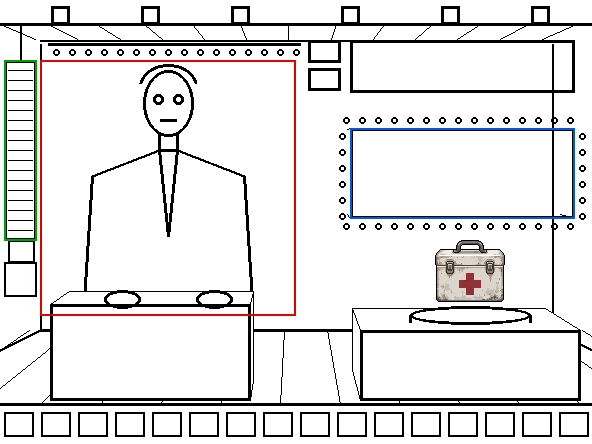
#> input picture game-src/art/pixellab-test-20261028/homeshop/ref_v10_check.png, 592 x 444 px, given in place of medical_001.webp, which was not available
$ python sketch_ds_studio_v9.py
#> lines starting #> are read from the running program, lines starting #| are printed output that depends on the picture; after the words box and inside, x2 and y2 are one past the last pixel; in counts of white or black regions, pixels touching at a corner belong together
"""망상홈쇼핑 장면 구도 선 v9 592×444(11-09). v8 움직이는 칸 그대로 + 깊이(사용자 「스테이지가 너무 입체감 없다」).
소실점 (296,150), 카메라 눈높이보다 살짝 위(약 10도). 겹: 앞(무대 턱·단상·테이블) → 가운데(진행자·우체통) → 뒤(세트 판) → 더 뒤(벽에 들어간 큰 화면·트러스).
무대 턱 앞면(y 404~444)에 바닥 조명 줄. 움직이는 칸: 진행자 40~296×60~316, 큰 화면 350~574×128~218, 채팅 4~36×60~240."""
from PIL import Image, ImageDraw
W,H=592,444; im=Image.new('RGB',(W,H),'white'); d=ImageDraw.Draw(im); C='black'; w=3
#> after `im = Image.new('RGB', (W, H), 'white')`: im: PIL image 592x444 RGB; every value is 255
VX,VY=296,150
def to_vp(x,y,t):  # (x,y)에서 소실점 쪽으로 t만큼
    return (x+(VX-x)*t, y+(VY-y)*t)
bulb=lambda x,y: d.ellipse([x-3,y-3,x+3,y+3],outline=C,width=2)
# 트러스: 앞 막대와 뒤 막대(원근), 사이 사선
d.line([0,24,W,24],fill=C,width=w); d.line([40,40,552,40],fill=C,width=2)
for x in range(0,W,48): d.line([x,24,*to_vp(x,24,0.12)],fill=C,width=1)
for x in (60,150,240,350,450,540):
    d.rectangle([x-9,6,x+9,24],outline=C,width=w)
    if x > 300: d.line([x-6,26,x-30,110],fill=C,width=1); d.line([x+6,26,x+30,110],fill=C,width=1)
# 뒷벽 바닥선(무대 뒤 끝) y 330, 양옆은 소실점 쪽으로 꺾인 세트 판
d.line([40,330,552,330],fill=C,width=w)
d.line([0,350,40,330],fill=C,width=w); d.line([592,350,552,330],fill=C,width=w)   # 양옆 바닥 모서리
d.line([40,44,40,330],fill=C,width=2); d.line([552,44,552,330],fill=C,width=2)      # 뒷벽 양 끝 모서리(옆 판이 앞으로 꺾여 나옴)
# 세트 아치 전구
d.line([48,44,300,44],fill=C,width=w); [bulb(x,52) for x in range(56,300,16)]
d.rectangle([308,40,340,62],outline=C,width=w); d.rectangle([308,68,340,90],outline=C,width=w)   # 큐 조명
d.rectangle([350,40,574,92],outline=C,width=w)                                                   # 전광판
# 큰 화면: 벽 안으로 들어간 자리(안쪽 모서리를 소실점 쪽으로)
d.rectangle([350,128,574,218],outline=C,width=w)
for (x,y) in ((350,128),(574,128),(350,218),(574,218)): d.line([x,y,*to_vp(x,y,0.05)],fill=C,width=1)
for x in range(346,580,16): bulb(x,120); bulb(x,226)
for y in range(136,218,16): bulb(342,y); bulb(582,y)
# 채팅 모니터(트러스에 매달려 정면)
d.line([20,24,20,60],fill=C,width=2); d.rectangle([4,60,36,240],outline=C,width=w); [d.line([8,y,32,y],fill=C,width=1) for y in range(70,236,10)]
# 무대 바닥: 소실점으로 모이는 줄 + 무대 턱
d.line([0,404,W,404],fill=C,width=w)                                   # 무대 앞 모서리
for x in range(-200,W+200,60):
    t=(404-330)/(404-VY); x2=x+(VX-x)*t
    d.line([x,404,x2,330],fill=C,width=1)
for x in range(4,W,37): d.rectangle([x,412,x+29,436],outline=C,width=2)   # 턱 앞면 바닥 조명 줄
# 선물·택배 상자(왼쪽 앞 무대 위)
d.rectangle([4,262,36,296],outline=C,width=2); d.rectangle([8,240,34,262],outline=C,width=2)
# 진행자
d.ellipse([120,88,180,166],outline=C,width=w); d.arc([114,78,186,138],190,350,fill=C,width=w)
d.ellipse([131,116,145,130],outline=C,width=w); d.ellipse([155,116,169,130],outline=C,width=w); d.line([138,146,162,146],fill=C,width=w)
d.line([140,164,140,178],fill=C,width=w); d.line([160,164,160,178],fill=C,width=w)
d.line([60,296,74,204,140,180,160,180,226,204,240,296],fill=C,width=w); d.line([140,180,150,252,160,180],fill=C,width=w)
# 단상: 앞면 + 윗면(소실점 쪽으로) + 오른쪽 옆면
d.rectangle([50,304,250,400],fill='white',outline=C,width=w)
tl,tr=to_vp(50,304,0.08),to_vp(250,304,0.08); d.polygon([(50,304),(250,304),tr,tl],fill='white',outline=C)
br=to_vp(250,400,0.08); d.polygon([(250,304),tr,br,(250,400)],fill='white',outline=C)
d.ellipse([80,290,120,308],outline=C,width=w); d.ellipse([180,290,220,308],outline=C,width=w)
# 우체통(가운데 깊이)
d.rectangle([272,322,302,372],outline=C,width=w); d.rectangle([276,308,298,322],outline=C,width=w)
# 시연 테이블: 앞면 + 윗면 + 왼쪽 옆면
d.rectangle([360,330,580,400],fill='white',outline=C,width=w)
tl,tr=to_vp(360,330,0.12),to_vp(580,330,0.12); d.polygon([(360,330),(580,330),tr,tl],fill='white',outline=C)
bl=to_vp(360,400,0.12); d.polygon([(360,330),tl,bl,(360,400)],fill='white',outline=C)
d.ellipse([410,306,530,324],outline=C,width=w); d.line([410,315,410,322],fill=C,width=w); d.line([530,315,530,322],fill=C,width=w)   # 회전 받침
im.save('ref_v9_1_layout.png')
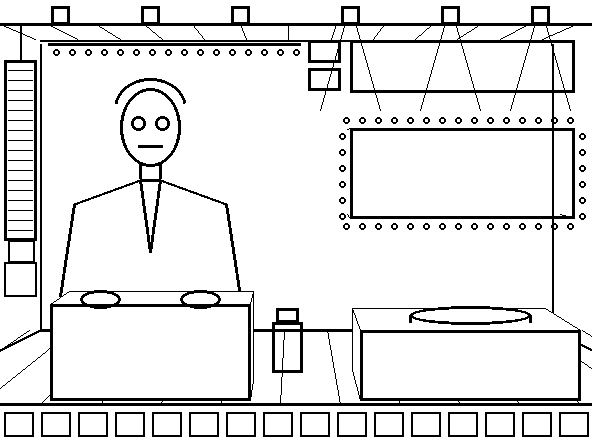
#> saved as ref_v9_1_layout.png: PIL image 592x444 RGB; 89.5% white; 96 black regions (1 under 20 px), largest, box (x1, y1, x2, y2) and area: (0, 6, 592, 406) 21057, (48, 43, 301, 46) 759, (115, 78, 186, 104) 260
ck=im.convert('RGBA'); dd=ImageDraw.Draw(ck)
for b,c in (((40,60,295,315),(220,0,0,255)),((350,128,574,218),(0,90,220,255)),((4,60,36,240),(0,160,0,255))): dd.rectangle(b,outline=c,width=2)
ic=Image.open('/home/user/goei-plugin/game-src/items/icons/medical_001.webp').convert('RGBA'); ck.alpha_composite(ic,(428,314-85)); ck.save('ref_v9_check.png')
#> further down, ic is the input picture: PIL image 592x444 RGBA; mean R, G, B, A 228.3, 227.3, 227.3, 255
#> after `ck.alpha_composite(ic, (428, 314 - 85))`:
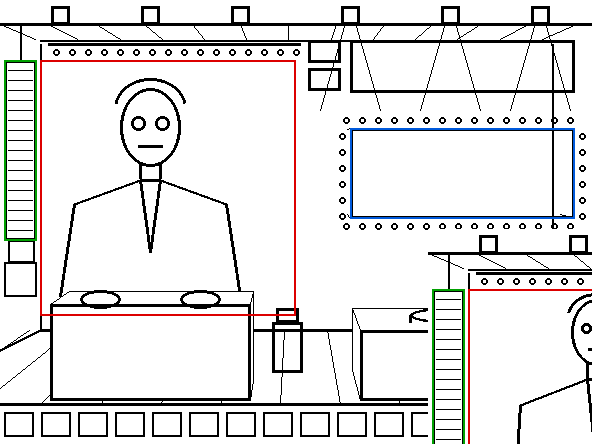
#> ck: PIL image 592x444 RGBA; mean R, G, B, A 227.8, 227, 226.7, 255

$ run again, on game-src/art/pixellab-test-20261028/homeshop/ref_v11_check.png
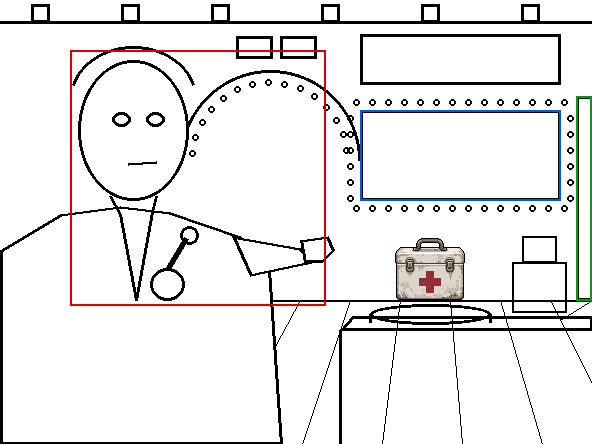
#> input picture game-src/art/pixellab-test-20261028/homeshop/ref_v11_check.png, 592 x 444 px, given in place of medical_001.webp, which was not available
#> im: PIL image 592x444 RGB; every value is 255
#> ic is the input picture: PIL image 592x444 RGBA; mean R, G, B, A 234, 233, 232.9, 255
#> `ck.alpha_composite(ic, (428, 314 - 85))`:
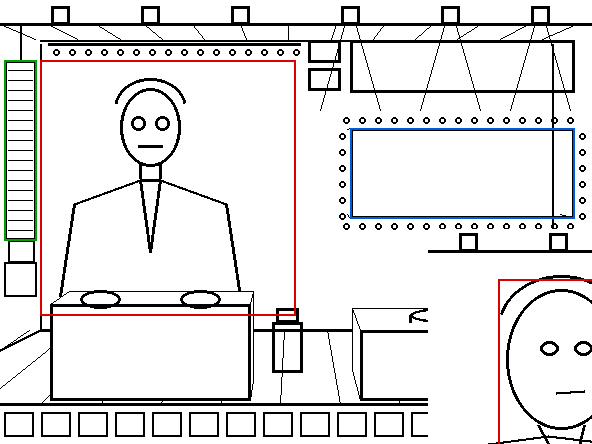
#> ck: PIL image 592x444 RGBA; mean R, G, B, A 229.3, 228.1, 228.2, 255

$ run again, on game-src/art/pixellab-test-20261028/homeshop/ref_v13_check.png
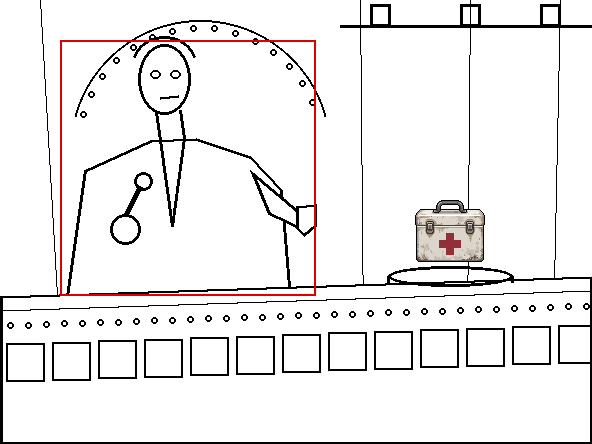
#> input picture game-src/art/pixellab-test-20261028/homeshop/ref_v13_check.png, 592 x 444 px, given in place of medical_001.webp, which was not available
#> im: PIL image 592x444 RGB; every value is 255
#> ic is the input picture: PIL image 592x444 RGBA; mean R, G, B, A 238, 236.1, 236, 255
#> `ck.alpha_composite(ic, (428, 314 - 85))`:
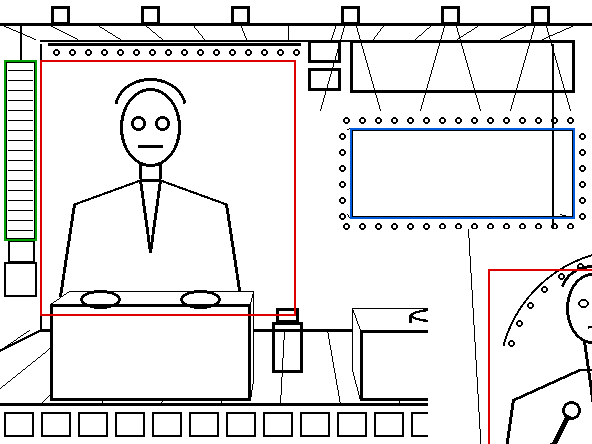
#> ck: PIL image 592x444 RGBA; mean R, G, B, A 229.9, 228.7, 228.8, 255
